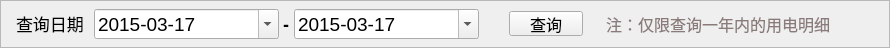
      <widget class="QFrame" name="frame_3">
       <property name="minimumSize">
        <size>
         <width>890</width>
         <height>48</height>
        </size>
       </property>
       <property name="maximumSize">
        <size>
         <width>890</width>
         <height>48</height>
        </size>
       </property>
       <property name="frameShape">
        <enum>QFrame::StyledPanel</enum>
       </property>
       <property name="frameShadow">
        <enum>QFrame::Raised</enum>
       </property>
       <layout class="QHBoxLayout" name="horizontalLayout_3">
        <property name="spacing">
         <number>0</number>
        </property>
        <property name="leftMargin">
         <number>0</number>
        </property>
        <property name="topMargin">
         <number>0</number>
        </property>
        <property name="rightMargin">
         <number>0</number>
        </property>
        <property name="bottomMargin">
         <number>0</number>
        </property>
        <item>
         <layout class="QHBoxLayout" name="horizontalLayout">
          <item>
           <spacer name="horizontalSpacer_6">
            <property name="orientation">
             <enum>Qt::Horizontal</enum>
            </property>
            <property name="sizeType">
             <enum>QSizePolicy::Fixed</enum>
            </property>
            <property name="sizeHint" stdset="0">
             <size>
              <width>15</width>
              <height>20</height>
             </size>
            </property>
           </spacer>
          </item>
          <item>
           <widget class="QLabel" name="label">
            <property name="sizePolicy">
             <sizepolicy hsizetype="Fixed" vsizetype="Preferred">
              <horstretch>0</horstretch>
              <verstretch>0</verstretch>
             </sizepolicy>
            </property>
            <property name="font">
             <font>
              <family>微软雅黑</family>
              <pointsize>13</pointsize>
              <weight>50</weight>
              <bold>false</bold>
             </font>
            </property>
            <property name="text">
             <string>查询日期</string>
            </property>
            <property name="textFormat">
             <enum>Qt::RichText</enum>
            </property>
            <property name="scaledContents">
             <bool>false</bool>
            </property>
           </widget>
          </item>
          <item>
           <spacer name="horizontalSpacer_3">
            <property name="orientation">
             <enum>Qt::Horizontal</enum>
            </property>
            <property name="sizeType">
             <enum>QSizePolicy::Fixed</enum>
            </property>
            <property name="sizeHint" stdset="0">
             <size>
              <width>10</width>
              <height>20</height>
             </size>
            </property>
           </spacer>
          </item>
          <item>
           <widget class="QDateEdit" name="dateEdit_2">
            <property name="sizePolicy">
             <sizepolicy hsizetype="Fixed" vsizetype="Fixed">
              <horstretch>0</horstretch>
              <verstretch>0</verstretch>
             </sizepolicy>
            </property>
            <property name="minimumSize">
             <size>
              <width>185</width>
              <height>30</height>
             </size>
            </property>
            <property name="maximumSize">
             <size>
              <width>185</width>
              <height>30</height>
             </size>
            </property>
            <property name="font">
             <font>
              <family>Arial</family>
              <pointsize>14</pointsize>
             </font>
            </property>
            <property name="focusPolicy">
             <enum>Qt::NoFocus</enum>
            </property>
            <property name="dateTime">
             <datetime>
              <hour>0</hour>
              <minute>0</minute>
              <second>0</second>
              <year>2015</year>
              <month>3</month>
              <day>17</day>
             </datetime>
            </property>
            <property name="currentSection">
             <enum>QDateTimeEdit::YearSection</enum>
            </property>
            <property name="displayFormat">
             <string>yyyy-MM-dd</string>
            </property>
            <property name="calendarPopup">
             <bool>true</bool>
            </property>
           </widget>
          </item>
          <item>
           <widget class="QLabel" name="label_2">
            <property name="sizePolicy">
             <sizepolicy hsizetype="Fixed" vsizetype="Preferred">
              <horstretch>0</horstretch>
              <verstretch>0</verstretch>
             </sizepolicy>
            </property>
            <property name="font">
             <font>
              <family>微软雅黑</family>
              <pointsize>13</pointsize>
              <weight>75</weight>
              <bold>true</bold>
             </font>
            </property>
            <property name="text">
             <string> - </string>
            </property>
           </widget>
          </item>
          <item>
           <widget class="QDateEdit" name="dateEdit_3">
            <property name="sizePolicy">
             <sizepolicy hsizetype="Fixed" vsizetype="Fixed">
              <horstretch>0</horstretch>
              <verstretch>0</verstretch>
             </sizepolicy>
            </property>
            <property name="minimumSize">
             <size>
              <width>185</width>
              <height>30</height>
             </size>
            </property>
            <property name="maximumSize">
             <size>
              <width>185</width>
              <height>30</height>
             </size>
            </property>
            <property name="font">
             <font>
              <family>Arial</family>
              <pointsize>14</pointsize>
             </font>
            </property>
            <property name="focusPolicy">
             <enum>Qt::NoFocus</enum>
            </property>
            <property name="dateTime">
             <datetime>
              <hour>0</hour>
              <minute>0</minute>
              <second>0</second>
              <year>2015</year>
              <month>3</month>
              <day>17</day>
             </datetime>
            </property>
            <property name="currentSection">
             <enum>QDateTimeEdit::YearSection</enum>
            </property>
            <property name="displayFormat">
             <string>yyyy-MM-dd</string>
            </property>
            <property name="calendarPopup">
             <bool>true</bool>
            </property>
           </widget>
          </item>
          <item>
           <spacer name="horizontalSpacer_2">
            <property name="orientation">
             <enum>Qt::Horizontal</enum>
            </property>
            <property name="sizeType">
             <enum>QSizePolicy::Fixed</enum>
            </property>
            <property name="sizeHint" stdset="0">
             <size>
              <width>30</width>
              <height>20</height>
             </size>
            </property>
           </spacer>
          </item>
          <item>
           <widget class="QPushButton" name="pushButton">
            <property name="sizePolicy">
             <sizepolicy hsizetype="Fixed" vsizetype="Fixed">
              <horstretch>0</horstretch>
              <verstretch>0</verstretch>
             </sizepolicy>
            </property>
            <property name="minimumSize">
             <size>
              <width>74</width>
              <height>25</height>
             </size>
            </property>
            <property name="maximumSize">
             <size>
              <width>74</width>
              <height>25</height>
             </size>
            </property>
            <property name="font">
             <font>
              <family>微软雅黑</family>
              <pointsize>12</pointsize>
             </font>
            </property>
            <property name="focusPolicy">
             <enum>Qt::NoFocus</enum>
            </property>
            <property name="styleSheet">
             <string notr="true">border-image: url(:/image/picture/qietu/anniu2.png);</string>
            </property>
            <property name="text">
             <string>查询</string>
            </property>
           </widget>
          </item>
          <item>
           <spacer name="horizontalSpacer_9">
            <property name="orientation">
             <enum>Qt::Horizontal</enum>
            </property>
            <property name="sizeType">
             <enum>QSizePolicy::Expanding</enum>
            </property>
            <property name="sizeHint" stdset="0">
             <size>
              <width>10</width>
              <height>20</height>
             </size>
            </property>
           </spacer>
          </item>
         </layout>
        </item>
        <item>
         <spacer name="verticalSpacer_2">
          <property name="orientation">
           <enum>Qt::Vertical</enum>
          </property>
          <property name="sizeType">
           <enum>QSizePolicy::Fixed</enum>
          </property>
          <property name="sizeHint" stdset="0">
           <size>
            <width>13</width>
            <height>43</height>
           </size>
          </property>
         </spacer>
        </item>
        <item>
         <widget class="QLabel" name="label_3">
          <property name="font">
           <font>
            <family>微软雅黑</family>
            <pointsize>12</pointsize>
           </font>
          </property>
          <property name="text">
           <string>&lt;html&gt;&lt;head/&gt;&lt;body&gt;&lt;p&gt;&lt;span style=&quot; color:#8a7a7a;&quot;&gt;注：仅限查询一年内的用电明细&lt;/span&gt;&lt;/p&gt;&lt;/body&gt;&lt;/html&gt;</string>
          </property>
         </widget>
        </item>
        <item>
         <spacer name="horizontalSpacer_25">
          <property name="orientation">
           <enum>Qt::Horizontal</enum>
          </property>
          <property name="sizeHint" stdset="0">
           <size>
            <width>40</width>
            <height>20</height>
           </size>
          </property>
         </spacer>
        </item>
       </layout>
      </widget>
